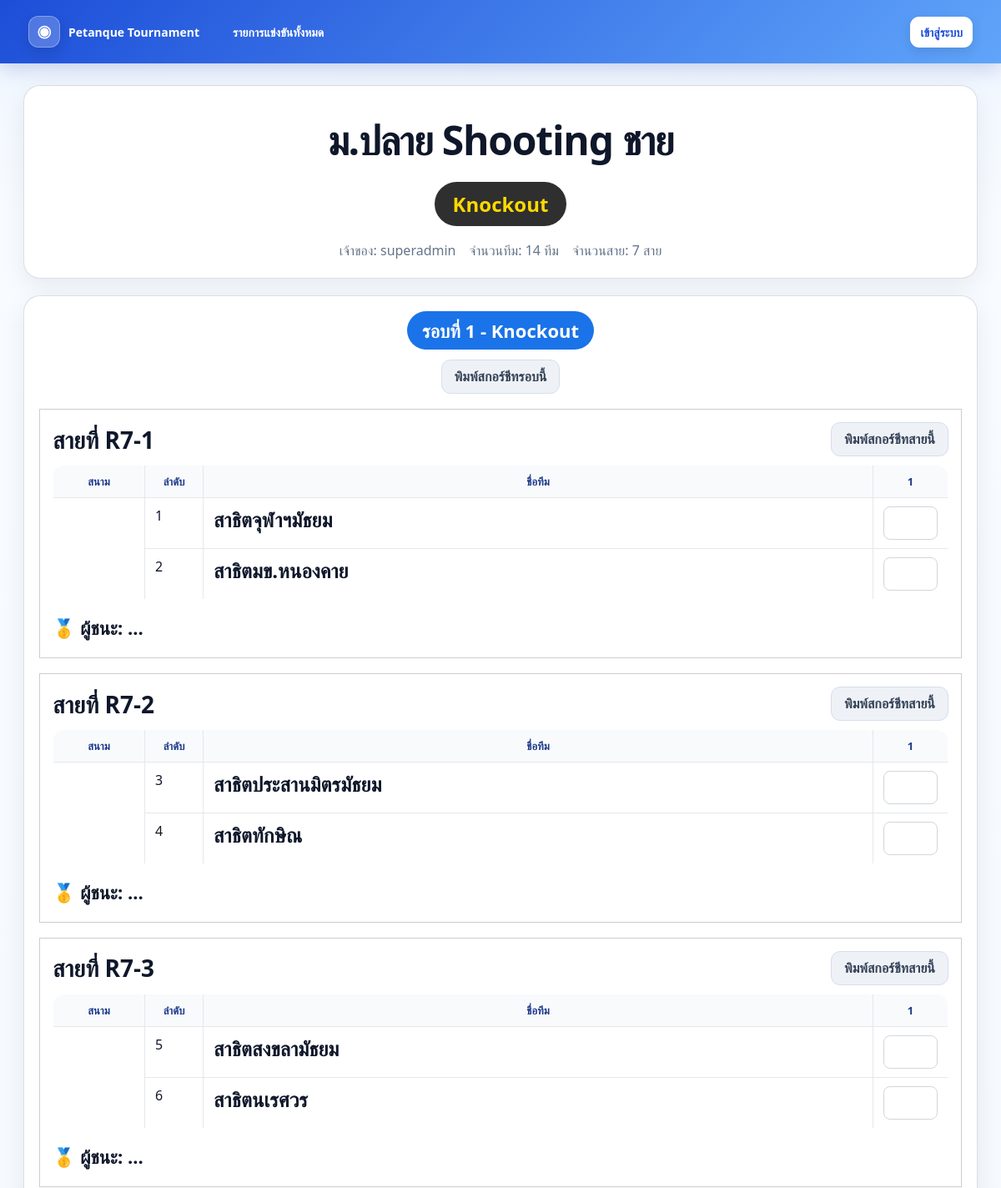
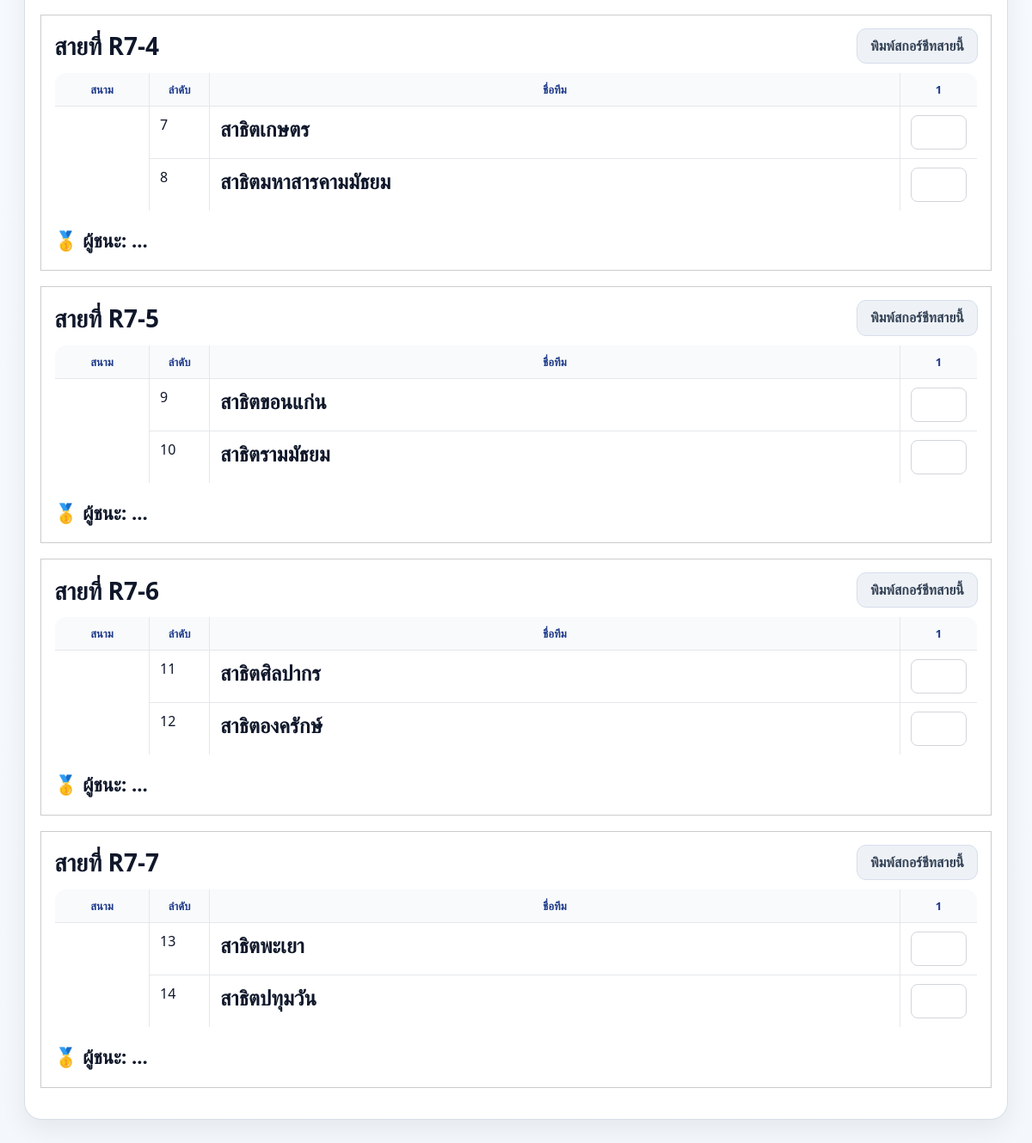
Page /tournaments/94 on the committed database (2 pictures, top to bottom).
### tables this page shows
CREATE TABLE tournaments (
            id INTEGER PRIMARY KEY AUTOINCREMENT,
            name TEXT NOT NULL,
            owner_id INTEGER NOT NULL,
            team_count INTEGER NOT NULL,
            group_count INTEGER NOT NULL,
            group_sizes_json TEXT NOT NULL,
            avoid_same INTEGER NOT NULL DEFAULT 1,
            competition_type TEXT NOT NULL DEFAULT 'double_knockout',
            qualify_per_group INTEGER NOT NULL DEFAULT 2,
            status TEXT NOT NULL DEFAULT 'draft',
            created_at TEXT NOT NULL, batch_id INTEGER, event_label TEXT, event_category TEXT, event_gender TEXT, event_age INTEGER, sort_order INTEGER,
            FOREIGN KEY(owner_id) REFERENCES users(id)
        );

CREATE TABLE users (
            id INTEGER PRIMARY KEY AUTOINCREMENT,
            username TEXT UNIQUE NOT NULL,
            password_hash TEXT NOT NULL,
            role TEXT NOT NULL CHECK(role IN ('super_admin', 'admin')),
            created_by INTEGER,
            is_active INTEGER NOT NULL DEFAULT 1,
            create_quota INTEGER NOT NULL DEFAULT 0,
            created_count INTEGER NOT NULL DEFAULT 0,
            expires_at TEXT,
            created_at TEXT NOT NULL,
            updated_at TEXT NOT NULL,
            FOREIGN KEY(created_by) REFERENCES users(id)
        );

CREATE TABLE tournament_rounds (
            id INTEGER PRIMARY KEY AUTOINCREMENT,
            tournament_id INTEGER NOT NULL,
            round_no INTEGER NOT NULL,
            round_name TEXT NOT NULL,
            round_type TEXT NOT NULL,
            group_count INTEGER NOT NULL DEFAULT 0,
            status TEXT NOT NULL DEFAULT 'pending',
            created_at TEXT NOT NULL,
            UNIQUE(tournament_id, round_no),
            FOREIGN KEY(tournament_id) REFERENCES tournaments(id)
        );

CREATE TABLE round_slots (
            id INTEGER PRIMARY KEY AUTOINCREMENT,
            round_id INTEGER NOT NULL,
            group_no INTEGER NOT NULL,
            slot_no INTEGER NOT NULL,
            display_name TEXT NOT NULL,
            source_type TEXT NOT NULL DEFAULT 'team',
            source_group_no INTEGER,
            source_rank INTEGER,
            team_name TEXT,
            court_name TEXT,
            is_bye INTEGER NOT NULL DEFAULT 0,
            is_resolved INTEGER NOT NULL DEFAULT 0,
            UNIQUE(round_id, group_no, slot_no),
            FOREIGN KEY(round_id) REFERENCES tournament_rounds(id)
        );

### app.py (the view, shortened to what this page needs)
@app.route("/tournaments/<int:tournament_id>")
def view_tournament(tournament_id):
    db = get_db()
    tournament = db.execute(
        """
        SELECT t.*, u.username AS owner_name
        FROM tournaments t JOIN users u ON u.id = t.owner_id
        WHERE t.id = ?
        """,
        (tournament_id,),
    ).fetchone()
    if not tournament:
        flash("ไม่พบทัวร์นาเมนต์", "error")
        return redirect(url_for("home"))
    user = current_user()
    can_manage = can_manage_tournament(user, tournament)
    round_views = get_round_views(tournament_id)
    final_result = None
    if round_views:
        latest = round_views[-1]
    sync_version = get_tournament_sync_version(tournament_id)
    return render_template(
        "tournament_detail.html",
        tournament=tournament,
        round_views=round_views,
        can_manage=can_manage,
        final_result=final_result,
        sync_version=sync_version,
    )

### app.py (called while the page is built)
def table_exists(db, table_name):
    if isinstance(db, PostgresConnection):
        row = db.execute(
            "SELECT table_name FROM information_schema.tables WHERE table_schema = current_schema() AND table_name = ?",
            (table_name,),
        ).fetchone()
        return row is not None
    row = db.execute(
        "SELECT name FROM sqlite_master WHERE type = 'table' AND name = ?",
        (table_name,),
    ).fetchone()
    return row is not None

def table_columns(db, table_name):
    if isinstance(db, PostgresConnection):
        rows = db.execute(
            "SELECT column_name FROM information_schema.columns WHERE table_schema = current_schema() AND table_name = ?",
            (table_name,),
        ).fetchall()
        return {row["column_name"] for row in rows}
    return {row[1] for row in db.execute(f"PRAGMA table_info({table_name})").fetchall()}

def get_db():
    if "db" not in g:
        if DATABASE_URL:
            g.db = PostgresConnection(DATABASE_URL)
            if not table_exists(g.db, "tournament_rounds"):
                init_db(g.db)
                migrate_sqlite_data(DATABASE, g.db)
            else:
                ensure_runtime_schema(g.db)
        else:
            g.db = sqlite3.connect(DATABASE)
            g.db.row_factory = sqlite3.Row
            ensure_runtime_schema(g.db)
    return g.db

def current_user():
    uid = session.get("user_id")
    if not uid:
        return None
    return get_db().execute("SELECT * FROM users WHERE id = ?", (uid,)).fetchone()

def competition_type_label(value):
    labels = {
        "double_knockout": "Double knockout",
        "double_elimination": "Double knockout",
        "knockout": "Knockout",
    }
    return labels.get(value, value or "-")

def can_manage_tournament(user, tournament):
    if not user or not tournament:
        return False
    return user["role"] == "super_admin" or tournament["owner_id"] == user["id"]

def round_group_label(round_type, group_count, group_no, alpha_offset=0):
    if round_type == "double_knockout":
        return group_label(alpha_offset + group_no)
    if group_count == 4:
        return f"QF{group_no}"
    if group_count == 2:
        return f"SF{group_no}"
    if group_count == 1:
        return "Final"
    return f"R{group_count}-{group_no}"

def build_round_score_map(rows):
    score_map = {}
    for row in rows:
        score_map[(row["group_no"], row["slot_no"], row["stage_no"])] = row["score"]
    return score_map

### templates/tournament_detail.html (shortened to what this page needs)
{% extends 'base.html' %}
{% block content %}
<div class="card no-print" style="padding:22px;">
    <h1 style="font-size:48px; text-align:center; margin:10px 0 18px;">{{ tournament['name'] }}</h1>
    <div style="text-align:center; margin-bottom:18px;">
        <span class="badge"
            style="background:#2f2f2f; color:#ffd900; font-size:24px; padding:10px 22px; font-weight:700;">
            {{ competition_type_label(tournament['competition_type']) }}
        </span>
    </div>
    <div class="muted-text" style="display:flex; gap:16px; flex-wrap:wrap; justify-content:center;">
        <span>เจ้าของ: {{ tournament['owner_name'] }}</span>
        <span>จำนวนทีม: {{ tournament['team_count'] }} ทีม</span>
        <span>จำนวนสาย: {{ tournament['group_count'] }} สาย</span>
    </div>
</div>
{% for rv in round_views %}
<div class="card round-card" id="saved-round-{{ rv.round['id'] }}" style="padding:18px; margin-top:20px;">
    <div class="round-header no-print">
        <div class="round-title" style="text-align:center; margin-bottom:18px;">
            <span class="badge" style="background:#1a73e8; color:#fff; font-size:22px; padding:8px 18px;">
                {{ rv.round['round_name'] }} - {{ competition_type_label(rv.round['round_type']) }}
            </span>
            <div style="margin-top:12px; display:flex; gap:8px; justify-content:center; flex-wrap:wrap;">
                <a href="{{ url_for('round_score_sheet', round_id=rv.round['id']) }}" class="btn btn-secondary" target="_blank">พิมพ์สกอร์ชีทรอบนี้</a>
            </div>
        </div>
    </div>
    {% for group in rv.group_views %}
    <div class="group-box printable-group" id="round-{{ rv.round['round_no'] }}-group-{{ group.group_no }}"
        style="border:1.5px solid #ccc; padding:15px; margin:18px 0;">
        <div
            style="display:flex; justify-content:space-between; align-items:center; gap:12px; flex-wrap:wrap; margin-bottom:10px;">
            <b style="font-size:28px;">สายที่ {{ group.group_label }}</b>
            <div class="no-print" style="display:flex; gap:8px; flex-wrap:wrap; align-items:center;">
                <a href="{{ url_for('group_score_sheet', round_id=rv.round['id'], group_no=group.group_no) }}" class="btn btn-secondary" target="_blank">พิมพ์สกอร์ชีทสายนี้</a>
            </div>
        </div>
        <table>
            <thead>
                <tr>
                    <th width="110">สนาม</th>
                    <th width="70">ลำดับ</th>
                    <th>ชื่อทีม</th>
                    <th width="90">1</th>
                </tr>
            </thead>
            <tbody>
                {% for slot in group.slots %}
                {% set s1 = group.stage_state[slot['slot_no']][1] %}
                {% set s2 = group.stage_state[slot['slot_no']][2] %}
                {% set s3 = group.stage_state[slot['slot_no']][3] %}
                <tr class="{% if slot['is_bye'] %}bye-row{% endif %}">
                    {% if slot['show_court_input'] %}
                    <td rowspan="{{ slot['court_rowspan'] }}">
                    </td>
                    {% elif slot['pair_has_bye'] and slot['is_first_in_pair'] %}
                    <td rowspan="{{ slot['court_rowspan'] }}"
                        style="background:#f8fafc; color:#9ca3af; text-align:center;">-</td>
                    {% endif %}
                    <td>{{ slot['display_slot_no'] }}</td>
                    <td>
    <span class="team-name-text">
        {% if slot['team_name'] %}
        {{ slot['team_name'] }}
        {% else %}
        {{ slot['display_name'] }}
        {% endif %}
    </span>
</td>
                    <td>
                        {% if slot['is_bye'] %}
                        <input type="number" class="bye-input" value="0" disabled>
                        {% else %}
                        <input type="number" min="0" max="13" inputmode="numeric"
                            class="autosave-score {% if s1.color == 'win' %}win-cell{% elif s1.color == 'loss' %}loss-cell{% endif %}"
                            data-round="{{ rv.round['id'] }}" data-slot="{{ slot['id'] }}"
                            data-slotno="{{ slot['display_slot_no'] }}" data-group="{{ group.group_no }}" data-stage="1"
                            value="{{ rv.score_map.get((group.group_no, slot['slot_no'], 1), '') }}">
                        {% endif %}
                    </td>
                </tr>
                {% endfor %}
            </tbody>
        </table>
        <div style="margin-top:14px; font-size:22px; font-weight:800; line-height:1.8;">
            {% if rv.round['round_type'] == 'double_knockout' %}
            <div>🥇 อันดับ 1: {{ group.result['winner']['team_name'] if group.result['winner'] else '...' }} {% if group.result['manual_override'] %}<span class="manual-badge">กำหนดเอง</span>{% endif %}</div>
            <div>🥈 อันดับ 2: {{ group.result['second']['team_name'] if group.result['second'] else '...' }}</div>
            {% else %}
            <div>🥇 ผู้ชนะ: {{ group.result['winner']['team_name'] if group.result['winner'] else '...' }} {% if group.result['manual_override'] %}<span class="manual-badge">กำหนดเอง</span>{% endif %}</div>
            {% endif %}
        </div>
    </div>
    {% endfor %}
</div>
{% endfor %}
{% endblock %}

### templates/base.html (shortened to what this page needs)
<!doctype html>
<html lang="th">
<head>
</head>
<body>
  <div class="nav">
    <a class="nav-brand" href="{{ url_for('home') }}"><span class="brand-badge">◉</span><span>Petanque Tournament</span></a>
    <a href="{{ url_for('home') }}">รายการแข่งขันทั้งหมด</a>
    {% if current_user %}
      <a href="{{ url_for('dashboard') }}">แดชบอร์ด</a>
      <a class="primary-link" href="{{ url_for('create_tournament') }}">สร้างทัวร์นาเมนต์</a>
      <a href="{{ url_for('import_events') }}">นำเข้าจาก Excel</a>
      {% if current_user['role'] == 'super_admin' %}
      <a href="{{ url_for('manage_users') }}">จัดการผู้ใช้</a>
      {% endif %}
      <span class="spacer"></span>
      <span class="user-pill">ผู้ใช้: {{ current_user['username'] }}</span>
      <a class="logout-link" href="{{ url_for('logout') }}">ออกจากระบบ</a>
    {% else %}
      <a class="primary-link" href="{{ url_for('login') }}">เข้าสู่ระบบ</a>
    {% endif %}
  </div>
  <div class="wrap">
    {% block content %}{% endblock %}
  </div>
</body>
</html>

### templates/base.html (style rules this page uses)
:root { --blue:#2563eb;--blue-dark:#1d4ed8;--sky:#60a5fa;--ink:#0f172a;--muted:#64748b;--line:#dbe3ef;--surface:#fff;--bg:#f4f8ff;--green:#059669;--red:#dc2626 }
* { box-sizing:border-box }
html { scroll-behavior:smooth }
body { font-family:system-ui,-apple-system,BlinkMacSystemFont,'Segoe UI',sans-serif;background:linear-gradient(180deg,#eef6ff 0,#f8fbff 260px,#f4f7fb 100%);margin:0;color:var(--ink);min-height:100vh }
a { color:inherit }
.nav { position:sticky;top:0;z-index:1000;background:linear-gradient(135deg,var(--blue-dark),var(--sky));color:#fff;padding:10px clamp(14px,3vw,34px);display:flex;gap:8px;align-items:center;flex-wrap:wrap;box-shadow:0 6px 24px rgba(30,64,175,.22) }
.nav-brand { display:flex!important;align-items:center;gap:10px;margin-right:8px;background:transparent!important;padding-left:0!important;font-size:17px;font-weight:900 }
.brand-badge { display:inline-grid;place-items:center;width:38px;height:38px;border-radius:12px;background:rgba(255,255,255,.22);border:1px solid rgba(255,255,255,.3);box-shadow:0 7px 16px rgba(15,23,42,.14);font-size:20px }
.nav a { color:#fff;text-decoration:none;padding:9px 12px;border-radius:11px;background:transparent;font-weight:750;font-size:14px;transition:background .18s ease,transform .18s ease }
.nav a.primary-link { background:#fff;color:var(--blue-dark);box-shadow:0 5px 14px rgba(15,23,42,.12) }
.wrap { max-width:1320px;margin:0 auto;padding:26px clamp(14px,3vw,28px) 48px }
.card { background:rgba(255,255,255,.96);border:1px solid rgba(203,213,225,.75);border-radius:20px;padding:22px;box-shadow:0 10px 30px rgba(15,23,42,.07);margin-bottom:20px }
.card h1,.card h2,.section-title { letter-spacing:-.025em }
.muted,.muted-text { color:var(--muted) }
.badge { display:inline-flex;align-items:center;border-radius:999px;padding:7px 13px;background:#dbeafe;color:var(--blue-dark);font-weight:800 }
.btn { display:inline-flex;align-items:center;justify-content:center;gap:6px;border:1px solid transparent;border-radius:11px;padding:10px 15px;background:linear-gradient(135deg,var(--blue-dark),var(--blue));color:#fff!important;text-decoration:none;cursor:pointer;font:inherit;font-weight:800;line-height:1.2;box-shadow:0 5px 12px rgba(37,99,235,.16);transition:transform .15s ease,box-shadow .15s ease,filter .15s ease }
.btn.secondary,.btn-secondary { background:#eef2f7;color:#334155!important;border-color:#d6deea;box-shadow:none }
input,textarea,select { width:100%;padding:11px 13px;border:1px solid #cbd5e1;border-radius:11px;box-sizing:border-box;background:#fff;color:var(--ink);font:inherit;transition:border .15s ease,box-shadow .15s ease }
table { width:100%;border-collapse:separate;border-spacing:0;background:#fff;border:1px solid var(--line);border-radius:14px;overflow:hidden }
th,td { border:0;border-bottom:1px solid #e8edf4;padding:11px;vertical-align:top }
th { background:#eef5ff;color:#1e3a8a;font-size:13px;font-weight:900;text-transform:none }
tbody tr:last-child td { border-bottom:0 }

### templates/tournament_detail.html (style rules this page uses)
table { width: 100%; border-collapse: collapse; background: #fff; }
th, td { border: 1px solid #e5e7eb; padding: 10px 12px; }
th { background: #f8fafc; text-align: center; }
td input[type="text"], td input[type="number"] { width: 100%; box-sizing: border-box; padding: 8px 10px; border: 1px solid #d1d5db; border-radius: 8px; text-align: center; }
.badge { display: inline-block; border-radius: 999px; }
.round-header { display: flex; justify-content: space-between; align-items: center; gap: 12px; flex-wrap: wrap; margin-bottom: 12px; }
.round-header .round-title { flex: 1 1 auto; margin-bottom: 0 !important; }
.team-name-text { display: inline-block; font-size: 1.5rem; font-weight: 800; line-height: 1.3; }

### rows in the picture
tournaments: name "ม.ปลาย Shooting ชาย", competition_type "Knockout", team_count "14", group_count "7"
users: owner_name "superadmin"
tournament_rounds: round.round_name "รอบที่ 1", round_type "Knockout"
round_slots: display_slot_no "1", team_name "สาธิตจุฬาฯมัธยม"
round_slots: display_slot_no "2", team_name "สาธิตมข.หนองคาย"
round_slots: display_slot_no "3", team_name "สาธิตประสานมิตรมัธยม"
round_slots: display_slot_no "4", team_name "สาธิตทักษิณ"
round_slots: display_slot_no "5", team_name "สาธิตสงขลามัธยม"
round_slots: display_slot_no "6", team_name "สาธิตนเรศวร"
round_slots: display_slot_no "7", team_name "สาธิตเกษตร"
round_slots: display_slot_no "8", team_name "สาธิตมหาสารคามมัธยม"
round_slots: display_slot_no "9", team_name "สาธิตขอนแก่น"
round_slots: display_slot_no "10", team_name "สาธิตรามมัธยม"
round_slots: display_slot_no "11", team_name "สาธิตศิลปากร"
round_slots: display_slot_no "12", team_name "สาธิตองครักษ์"
round_slots: display_slot_no "13", team_name "สาธิตพะเยา"
round_slots: display_slot_no "14", team_name "สาธิตปทุมวัน"

### other values in the picture
{{ group.group_label }} "R7-1" "R7-2" "R7-3" "R7-4" "R7-5" "R7-6" "R7-7"
